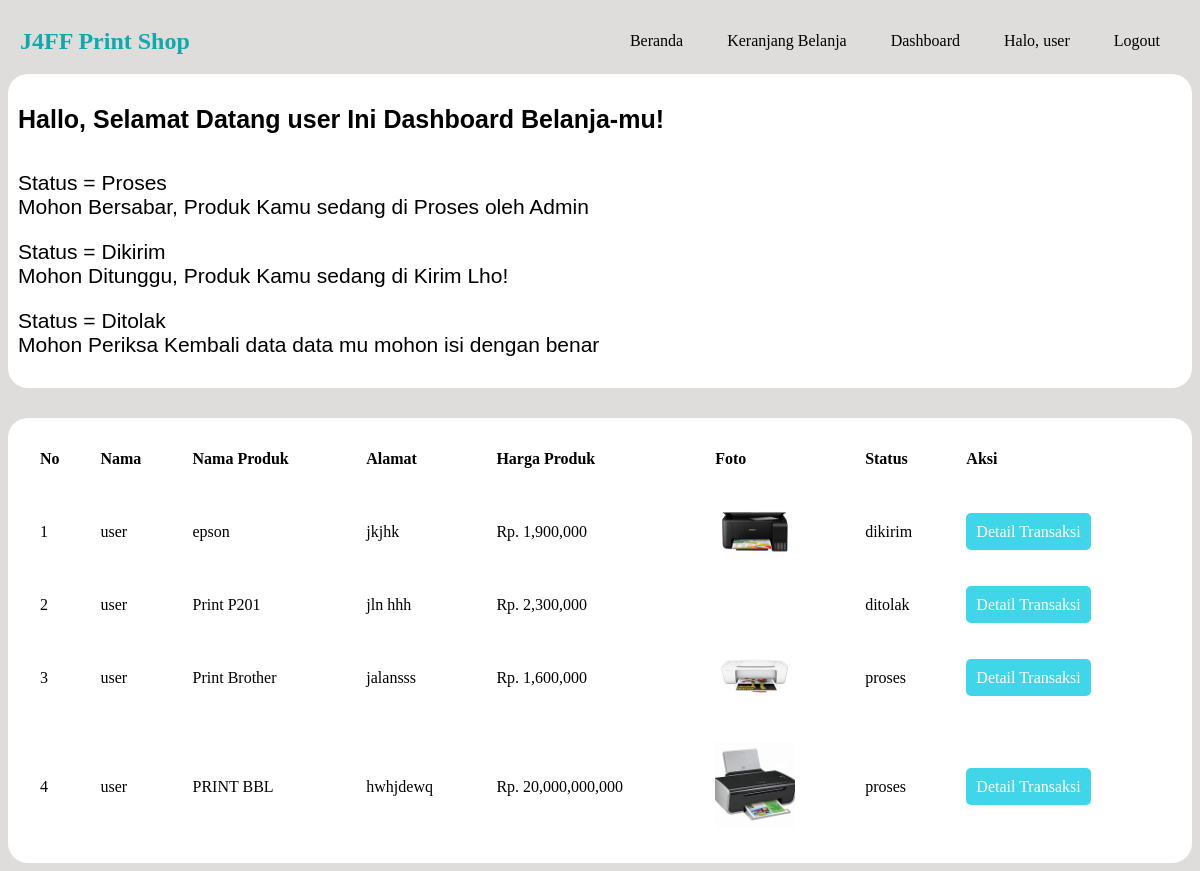
The app's page /dashboard.php (signed in) with its own data.
### tables this page shows
CREATE TABLE `transaksi` (
  `id_transaksi` int(11) NOT NULL,
  `name` varchar(100) NOT NULL,
  `alamat` varchar(100) NOT NULL,
  `no_hp` varchar(100) NOT NULL,
  `nama_produk` varchar(100) NOT NULL,
  `harga_produk` varchar(100) NOT NULL,
  `subtotal` varchar(100) NOT NULL,
  `foto_produk` varchar(100) NOT NULL,
  `status` enum('proses','dikirim','ditolak') NOT NULL
);

### function.php (called while the page is built, shortened)
<?php
require 'koneksi.php';
function query($query){
    global $conn;
    $rows = [];
    $result = mysqli_query($conn, $query);
    while($row = mysqli_fetch_assoc($result)){
        $rows[] = $row;
    }
    return $rows;
}
        ?>

### dashboard.php (the view)
<?php include 'layout/navbar.php';?>
<?php
$data = query("SELECT * FROM transaksi WHERE name ='{$_SESSION['name']}'");
?>
<div class="container">
    <div class="informasi">
        <h2>Hallo, Selamat Datang <?= $_SESSION['name']; ?> Ini Dashboard Belanja-mu!</h2> <br /> <br />
        <p>Status = Proses <br /> Mohon Bersabar, Produk Kamu sedang di Proses oleh Admin</p>
        <p>Status = Dikirim <br /> Mohon Ditunggu, Produk Kamu sedang di Kirim Lho!</p>
        <p>Status = Ditolak <br /> Mohon Periksa Kembali data data mu mohon isi dengan benar</p>
    </div>
    <div class="data-transaksi">
        <table>
        <tr>
            <th>No</th>
            <th>Nama</th>
            <th>Nama Produk</th>
            <th>Alamat</th>
            <th>Harga Produk</th>
            <th>Foto</th>
            <th>Status</th>
            <th>Aksi</th>
        </tr>
        <?php $i = 1; ?>
        <?php foreach($data as $data) : ?>
        <tr>
                <td><?= $i; ?></td>
                <td><?= $data["name"]; ?></td>
                <td><?= $data["nama_produk"]; ?></td>
                <td><?= $data["alamat"]; ?></td>
                <td>Rp. <?= number_format($data["harga_produk"]); ?></td>
                <td><img src="foto/<?= $data["foto_produk"]; ?>" width="80px" alt=""></td>
                <td><?= $data["status"]; ?></td>
                <td>
                    <a href="detail_transaksi.php?id=<?= $data["id_transaksi"] ;?>" class="detail">Detail Transaksi</a>
                </td>
            </tr>
            <?php $i++; ?>
            <?php endforeach; ?>
    </table>
    </div>
</div>

### style/index.css (style rules this page uses)
body { background: #dfdcdc; }
.informasi { width: 100%; background: #ffffff; padding: 10px; box-sizing: border-box; border-radius: 20px; }
.informasi h2 { font-size: 25px; font-family: Arial, Arial, Helvetica, sans-serif; margin-bottom: -20px; }
.informasi p { font-size: 21px; font-family: Arial, Helvetica, sans-serif; }
table { width: 100%; border: none; border-radius: 20px; padding: 20px; background: #fff; margin-top: 30px; }
th, td { text-align: left; padding: 10px; }
a.detail { padding: 10px; color: #ffffff; text-decoration: none; border-radius: 5px; background: rgb(64, 213, 233); }

### records on screen
transaksi: name "user", nama_produk "epson", alamat "jkjhk", harga_produk "1,900,000", foto_produk (picture), status "dikirim"
transaksi: name "user", nama_produk "Print P201", alamat "jln hhh", harga_produk "2,300,000", status "ditolak"
transaksi: name "user", nama_produk "Print Brother", alamat "jalansss", harga_produk "1,600,000", foto_produk (picture), status "proses"
transaksi: name "user", nama_produk "PRINT BBL", alamat "hwhjdewq", harga_produk "20,000,000,000", foto_produk (picture), status "proses"

### other values on screen
$_SESSION["name"] "user"
$_SESSION['name'] "user"
